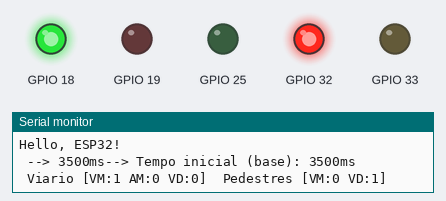
Bench run of a sketch on a simulated ESP32. Shown: output pins drawn as LEDs (lit = HIGH), the last lines printed to the serial monitor.

Above: at 3.6 s.
At 19.6 s:
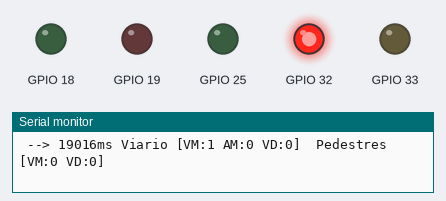
At 24.1 s:
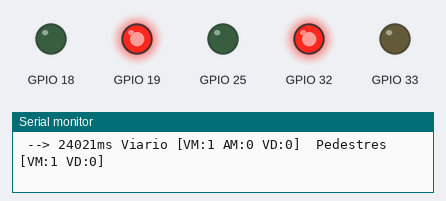
At 26.6 s:
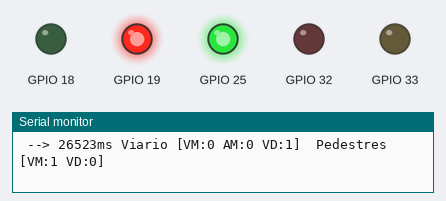
At 42.1 s:
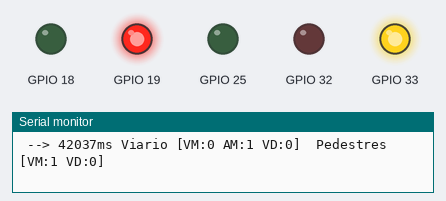
Timing chart, 0 to 43.0 s (numbered marks = the images above):
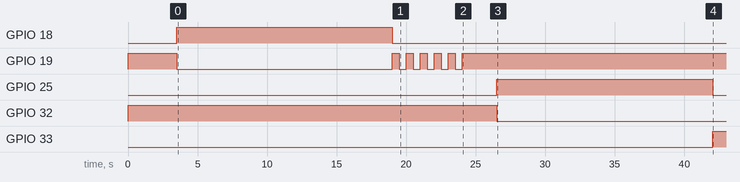

Measured:
- by itself, GPIO 18: LOW → HIGH at 3.5 s, → LOW 15.5 s later
- by itself, GPIO 19: repeats every 1.0 s: HIGH 0.50 s, LOW 0.50 s, until it stays HIGH from 24.0 s
- by itself, GPIO 25: LOW → HIGH at 26.5 s, → LOW 15.5 s later
- by itself, GPIO 32: HIGH → LOW at 26.5 s
- by itself, GPIO 33: LOW → HIGH at 42.0 s

The sketch:

sketch.ino
```cpp
// Projeto Semaforo
// Tempo(s) | Viario                | Pedestres
//   0      | Liga led vermelho     | Liga led verde
//   15     |                       | Tempo >= 15
//          |                       | Desliga led verde
//          |                       | Pisca led vermelho (1Hz)
//   20     |                       | Tempo >=20
//          |                       | Liga led vermelho
//   23     | Aguarda 3s            |
//          | Desliga led vermelho  |
//          | Liga led verde        |
//   38     | Aguarda 15s           |
//          | Desliga led verde     |
//          | Liga led amarelo      |
//   43     | Aguardar 5s           |
//          | Desliga led amarelo   |
//          | Liga led vermelho     |
//   48     | Aguardar 3s           |
//   --> LOOP!

// Classe Semaforo
struct Semaforo
{
  // GPIO
  const int pinVermelho;
  const int pinAmarelo;
  const int pinVerde;

  // Status GPIO
  bool statusVermelho = false;
  bool statusAmarelo = false;
  bool statusVerde = false;
};

// Tempo de referencia inicial
long tempoInicial = 0;
bool flagTempoInicial = false;

// Tempo de abertura e fechamento seguro entre as transições
int tempoSeguranca = 3000; // 3s = 3000ms

// Instanciando um novo objeto 'viario' do tipo 'Semaforo'
Semaforo viario = {32, 33, 25,
                   false, false, false
                  };

// Instanciando um novo objeto 'pedestres' do tipo 'Semaforo'
Semaforo pedestres = {19, 0, 18,
                      false, false, false
                     };

// Variável para a função temporizada - Millis()
int periodo = 1000;
unsigned long tempoAtual = 0;
unsigned long tempoDecorrido = 0;

// Evitar o problema do Overflow do Millis()
// https://www.norwegiancreations.com/2018/10/arduino-tutorial-avoiding-the-overflow-issue-when-using-millis-and-micros/#:~:text=One%20of%20our%20most%20popular%20blog%20posts%20right%20now%20this
void TempoAtual()
{
  if((unsigned long)(millis() - tempoAtual) > periodo)
  {
    tempoAtual = millis();
  }

  Serial.printf(" --> %ums", tempoAtual);
}

void Inicializacao()
{
  // Ambos semáforos inicializam-se no modo 'Fechado'

  // Semaforo Viario
  viario.statusVermelho = true;
  viario.statusAmarelo = false;
  viario.statusVerde = false;

  digitalWrite(viario.pinVermelho, HIGH);
  digitalWrite(viario.pinAmarelo, LOW);
  digitalWrite(viario.pinVerde, LOW);

  // Semaforo Pedestres
  pedestres.statusVermelho = true;
  pedestres.statusVerde = false;

  digitalWrite(pedestres.pinVermelho, HIGH);
  digitalWrite(pedestres.pinVerde, LOW);

  // Tempo de segurança entre as transições de estado
  delay(tempoSeguranca);
}

void CicloAutomatico()
{
  // Todo o ciclo de controle é baseado na variável
  // 'tempo' (tem origem da funcao - millis())

  // Obtem o 'tempoInicial' somente no primeiro ciclo do programa
  if(flagTempoInicial == false)
  {
    tempoInicial = tempoAtual;
    flagTempoInicial = true;

    Serial.printf("--> Tempo inicial (base): %ums\n", tempoInicial);
  }

  // Tempo inicial - t(0s) até t(15s)
  if(tempoAtual < tempoInicial + 15000)
  {
    ControleSemaforo("Viario", "Vermelho", "Estatico"); // Liga Vermelho do semaforo 'viario'
    ControleSemaforo("Pedestres", "Verde", "Estatico");
  }
  else if(tempoAtual >= tempoInicial + 15000 && tempoAtual < tempoInicial + 20000) // t >= 15
  {
    ControleSemaforo("Pedestres", "Vermelho", "Oscilante");
  }
  else if(tempoAtual >= tempoInicial + 20000 && tempoAtual < tempoInicial + 23000) // t >= 20
  {
    ControleSemaforo("Pedestres", "Vermelho", "Estatico");
  }
  else if(tempoAtual >= tempoInicial + 23000 && tempoAtual < tempoInicial + 38000)
  {
    ControleSemaforo("Viario", "Verde", "Estatico");
  }
  else if(tempoAtual >= tempoInicial + 38000 && tempoAtual < tempoInicial + 43000)
  {
    ControleSemaforo("Viario", "Amarelo", "Estatico");
  }
  else if(tempoAtual >= tempoInicial + 43000 && tempoAtual < tempoInicial + 51000)
  {
    ControleSemaforo("Viario", "Vermelho", "Estatico");
  }
  else
  {
    // Reset
    // Millis() nao pode ser resetado manualmente
    // Entao atribuir o valor do tempo Millis()
    // ao tempoInicial
    Serial.write(12);//ASCII, limpa a tela do terminal
    flagTempoInicial = false;
  }

}

// Metodo para controlar o Semaforo
// Parametros(String semaforo, String luz, String modo):
// --> semaforo: Recebe o nome do semaforo (Viario ou Pedestres)
// --> luz: informar qual luz acender (Vermelho, Amarelo ou Verde)
// --> modo: informar o modo (Estatico, Oscilante)
void ControleSemaforo(String semaforo, String luz, String modo)
{
  if (semaforo == "Viario")
  {
    if (luz == "Vermelho" && modo == "Estatico")
    {
      digitalWrite(viario.pinVermelho, HIGH);
      viario.statusVermelho = true;

      digitalWrite(viario.pinAmarelo, LOW);
      viario.statusAmarelo = false;

      digitalWrite(viario.pinVerde, LOW);
      viario.statusVerde = false;

    }
    else if (luz == "Vermelho" && modo == "Oscilante")
    {
      digitalWrite(viario.pinVermelho, !digitalRead(viario.pinVermelho));
      viario.statusVermelho = digitalRead(viario.pinVermelho);

      digitalWrite(viario.pinAmarelo, LOW);
      viario.statusAmarelo = false;

      digitalWrite(viario.pinVerde, LOW);
      viario.statusVerde = false;

    }
    else if (luz == "Amarelo" && modo == "Estatico")
    {
      digitalWrite(viario.pinVermelho, LOW);
      viario.statusVermelho = false;

      digitalWrite(viario.pinAmarelo, HIGH);
      viario.statusAmarelo = true;

      digitalWrite(viario.pinVerde, LOW);
      viario.statusVerde = false;
    }
    else if (luz == "Verde" && modo == "Estatico")
    {
      digitalWrite(viario.pinVermelho, LOW);
      viario.statusVermelho = false;

      digitalWrite(viario.pinAmarelo, LOW);
      viario.statusAmarelo = false;

      digitalWrite(viario.pinVerde, HIGH);
      viario.statusVerde = true;
    }

  }
  else if (semaforo == "Pedestres")
  {
    if (luz == "Vermelho" && modo == "Estatico")
    {
      digitalWrite(pedestres.pinVermelho, HIGH);
      pedestres.statusVermelho = true;

      digitalWrite(pedestres.pinAmarelo, LOW);
      pedestres.statusAmarelo = false;

      digitalWrite(pedestres.pinVerde, LOW);
      pedestres.statusVerde = false;

    }
    else if (luz == "Vermelho" && modo == "Oscilante")
    {
      digitalWrite(pedestres.pinVermelho, !digitalRead(pedestres.pinVermelho));
      pedestres.statusVermelho = digitalRead(pedestres.pinVermelho);

      digitalWrite(pedestres.pinAmarelo, LOW);
      pedestres.statusAmarelo = false;

      digitalWrite(pedestres.pinVerde, LOW);
      pedestres.statusVerde = false;

    }
    else if (luz == "Amarelo" && modo == "Estatico")
    {
      digitalWrite(pedestres.pinVermelho, LOW);
      pedestres.statusVermelho = false;

      digitalWrite(pedestres.pinAmarelo, HIGH);
      pedestres.statusAmarelo = true;

      digitalWrite(pedestres.pinVerde, LOW);
      pedestres.statusVerde = false;
    }
    else if (luz == "Verde" && modo == "Estatico")
    {
      digitalWrite(pedestres.pinVermelho, LOW);
      pedestres.statusVermelho = false;

      digitalWrite(pedestres.pinAmarelo, LOW);
      pedestres.statusAmarelo = false;

      digitalWrite(pedestres.pinVerde, HIGH);
      pedestres.statusVerde = true;
    }
  }
}

void setup() {
  // put your setup code here, to run once:
  Serial.begin(115200);
  Serial.println("Hello, ESP32!");

  // PinModes
  // Entradas

  // Saídas
  pinMode(viario.pinVermelho, OUTPUT);
  pinMode(viario.pinAmarelo, OUTPUT);
  pinMode(viario.pinVerde, OUTPUT);

  pinMode(pedestres.pinVermelho, OUTPUT);
  pinMode(pedestres.pinVerde, OUTPUT);

  // Modo de inicializacao
  Inicializacao();

}

void loop() {
  // put your main code here, to run repeatedly:
  delay(500); // this speeds up the simulation

  // Obtem o tempo atual de execução do programa
  TempoAtual();

  // Ciclo automatico de funcionamento
  CicloAutomatico();

  // Exibe o status de ambos semaforos 'viario' e 'pedestres'
  Serial.printf(" Viario [VM:%d AM:%d VD:%d]  Pedestres [VM:%d VD:%d]\n",
                viario.statusVermelho,
                viario.statusAmarelo,
                viario.statusVerde,
                pedestres.statusVermelho,
                pedestres.statusVerde);


}
```
